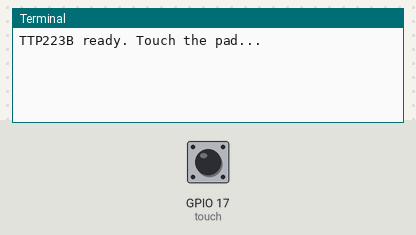
A program run on a simulated Raspberry Pi (BCM pin numbers). On the bench: the last lines printed to the terminal. The inputs (shaded band) are chosen by the test bench; at power-on: GPIO 17 (touch) LOW.

Above: at 1.2 s.
1.3 s: GPIO 17 (touch) pulled HIGH for 0.15 s
At 1.43 s:
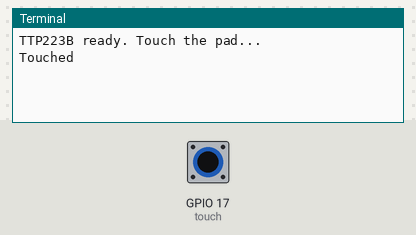
At 2.6 s:
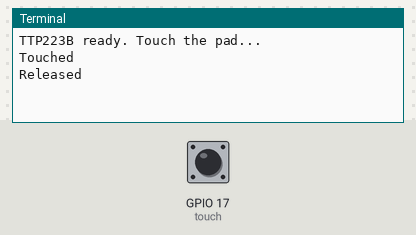

Measured:
- after the input at 1.3 s, the terminal: prints a new line at once (image 1)

The program:

example.py
```python
# Uses gpiozero on a Raspberry Pi with GPIO17 to call event handlers that print 'Touched' and 'Released' when the TTP223 changes state.
#
# Buy this module: https://shillehtek.com/products/digital-sensor-ttp223b-module-capacitive-touch-switch
# Full manual: https://shillehtek.com/blogs/shillehtek-product-manuals/digital-sensor-ttp223b-module-capacitive-touch-switch-manual
# More examples: https://github.com/shillehbean/shillehtek-examples
#

#!/usr/bin/env python3
# TTP223B Capacitive Touch Switch - Raspberry Pi Example
# Uses gpiozero's Button class for clean event handling.
# SIG: GPIO 17 (physical pin 11)

from gpiozero import Button
from signal import pause

touch = Button(17, pull_up=False)

def on_touch():
    print("Touched")

def on_release():
    print("Released")

touch.when_pressed = on_touch
touch.when_released = on_release

print("TTP223B ready. Touch the pad...")
pause()
```
